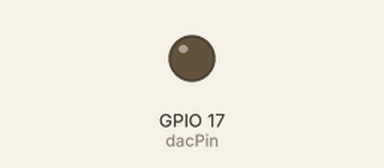
This sketch was run on a simulated ESP32-S2. Parts: output pins drawn as LEDs (lit = HIGH). What the sketch prints to the serial monitor is not drawn.

Above: at 0.65 s.
Timing chart, 0 to 2.1 s (numbered marks = the images above):
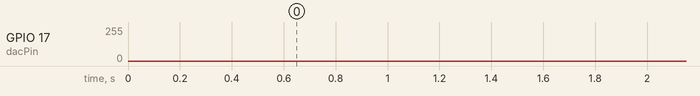

The sketch:

FunctionGenerator_S2-mini.ino
```cpp
// LOLIN S2 Mini – Function Generator with up to 5 Harmonics

#include <Arduino.h>

const int dacPin         = 17;       // DAC1 on ESP32-S2
const int sineTableSize = 100;       // samples per sine cycle
uint8_t sineTable[sineTableSize];    // 0–255 lookup
volatile uint8_t lastVal = 0;        // for Serial Plotter

hw_timer_t* timer = NULL;

// === User parameters ===
// Fundamental frequency (10–130 Hz)
const float outputFrequency = 15.0;

// Relative amplitudes of the first 5 harmonics (fundamental = harmonic 1)
const float ampHarm[5] = {
  1.0,   // 1× (fundamental)
  0.5,   // 2×
  0.3,   // 3×
  0.1,   // 4×
  0.09   // 5×
};

// === Phase accumulator (table‐index units) ===
volatile int phaseFund = 0;

// Compute timer interval (µs) for given fundamental
uint32_t calcTimerInterval() {
  float periodUs = 1e6 / outputFrequency;           // µs per full sine cycle
  return uint32_t(periodUs / sineTableSize + 0.5);  // µs per table step
}

void IRAM_ATTR onTimer() {
  // Sum weighted normalized samples for each harmonic
  float totalAmp = 0;
  float sum = 0;

  for (int h = 0; h < 5; h++) {
    float amp = ampHarm[h];
    if (amp <= 0) continue;
    totalAmp += amp;

    // index = fundamental phase × (h+1), wrapped by table size
    int idx = (phaseFund * (h+1)) % sineTableSize;
    uint8_t raw = sineTable[idx];
    // normalize 0–255 → –1…+1
    float norm = (raw - 127.5f) / 127.5f;
    sum += amp * norm;
  }

  // Normalize sum back to –1…+1
  if (totalAmp > 0) sum /= totalAmp;

  // Convert back to 0–255 and output
  uint8_t out = uint8_t(127.5f + 127.5f * sum);
  dacWrite(dacPin, out);
  lastVal = out;

  // Advance fundamental phase
  phaseFund = (phaseFund + 1) % sineTableSize;
}

void setup() {
  Serial.begin(115200);
  delay(500);

  // Build sine lookup table
  for (int i = 0; i < sineTableSize; i++) {
    float angle = 2 * PI * i / sineTableSize;
    sineTable[i] = uint8_t(127.5f + 127.5f * sinf(angle));
  }

  // Setup timer
  timer = timerBegin(0, 80, true);              // prescaler=80 → 1 tick = 1µs
  timerAttachInterrupt(timer, &onTimer, true);
  uint32_t tUs = calcTimerInterval();
  timerAlarmWrite(timer, tUs, true);
  timerAlarmEnable(timer);

  // Debug info
  Serial.printf("Fundamental: %.1f Hz\n", outputFrequency);
  for (int h = 0; h < 5; h++)
    Serial.printf(" Harmonic %d amp: %.2f\n", h+1, ampHarm[h]);
  Serial.printf(" Timer interval: %u µs\n", tUs);
}

void loop() {
  // Print last DAC output for Serial Plotter
  static uint32_t last = 0;
  if (millis() - last >= 20) {
    last = millis();
    Serial.println(lastVal);
  }
}
```
